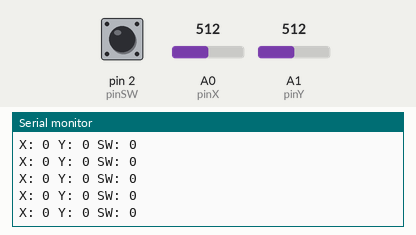
The sketch below on a simulated Arduino Uno, built with avr-gcc and run on an emulated ATmega328P. Parts: the last lines printed to the serial monitor. Inputs (shaded band) come from the test bench; at power-on: A0 (pinX) = 512, A1 (pinY) = 512, pin 2 (pinSW) HIGH.

Above: at 2.2 s.
2.3 s: A0 (pinX) set to 716
At 2.33 s:
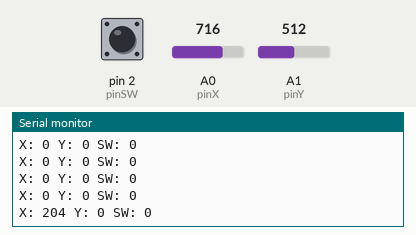
3.8 s: A1 (pinY) set to 716
At 3.84 s:
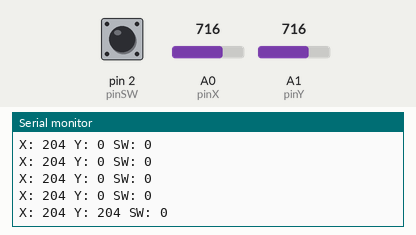
6.8 s: A0 (pinX) set to 511
At 6.87 s:
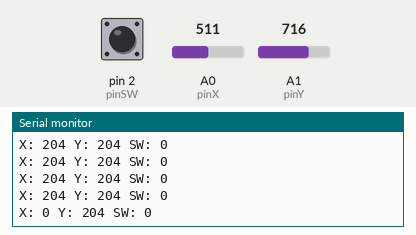
9.8 s: pin 2 (pinSW) pulled LOW for 0.15 s
At 9.88 s:
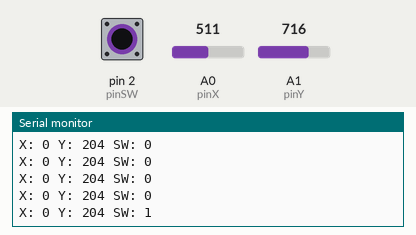
11.4 s: A1 (pinY) set to 900
At 11.49 s:
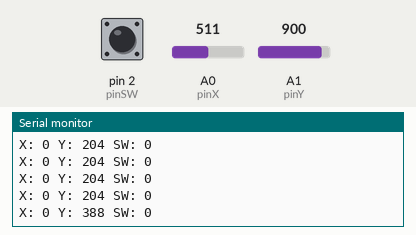
12.9 s: pin 2 (pinSW) pulled LOW for 1 s
At 13.0 s:
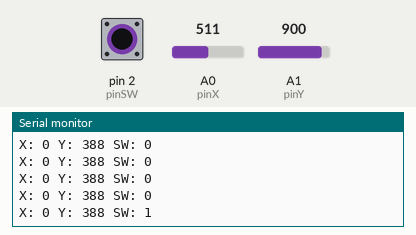
Timing chart, 0 to 15.9 s (numbered marks = the images above; inputs shaded):
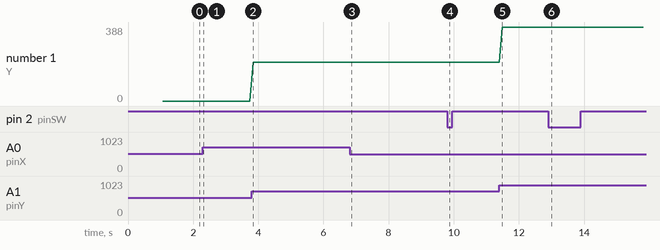

The sketch:

test_joystick.ino
```cpp
const int pinX = A0;
const int pinY = A1;
const int pinSW = 2;

int centerX = 512; // valeurs par défaut, écrasées par la calibration
int centerY = 512;
const int deadzone = 15;

void setup() {
  pinMode(pinSW, INPUT_PULLUP);
  Serial.begin(9600);

  // Calibration : moyenne sur 100 lectures (~1 seconde)
  long sumX = 0, sumY = 0;
  const int samples = 100;
  for (int i = 0; i < samples; i++) {
    sumX += analogRead(pinX);
    sumY += analogRead(pinY);
    delay(10);
  }
  centerX = sumX / samples;
  centerY = sumY / samples;

  Serial.print("Calibration - centerX: "); Serial.print(centerX);
  Serial.print(" centerY: "); Serial.println(centerY);
}

void loop() {
  int rawX = analogRead(pinX) - centerX;
  int rawY = analogRead(pinY) - centerY;

  if (abs(rawX) < deadzone) rawX = 0;
  if (abs(rawY) < deadzone) rawY = 0;

  bool pressed = !digitalRead(pinSW);

  Serial.print("X: "); Serial.print(rawX);
  Serial.print(" Y: "); Serial.print(rawY);
  Serial.print(" SW: "); Serial.println(pressed);
  delay(100);
}
```

Measured:
- after the input at 2.3 s, the serial monitor: prints a new line at once (image 1)
- after the input at 3.8 s, the serial monitor: prints a new line at once (image 2)
- after the input at 6.8 s, the serial monitor: prints a new line after 0.06 s (image 3)
- after the input at 9.8 s, the serial monitor: prints a new line after 0.08 s (image 4)
- after the input at 11.4 s, the serial monitor: prints a new line after 0.09 s (image 5)
- after the input at 12.9 s, the serial monitor: prints a new line after 0.10 s (image 6)
- plotted number 1: 204 → 388 after the input at 11.4 s
